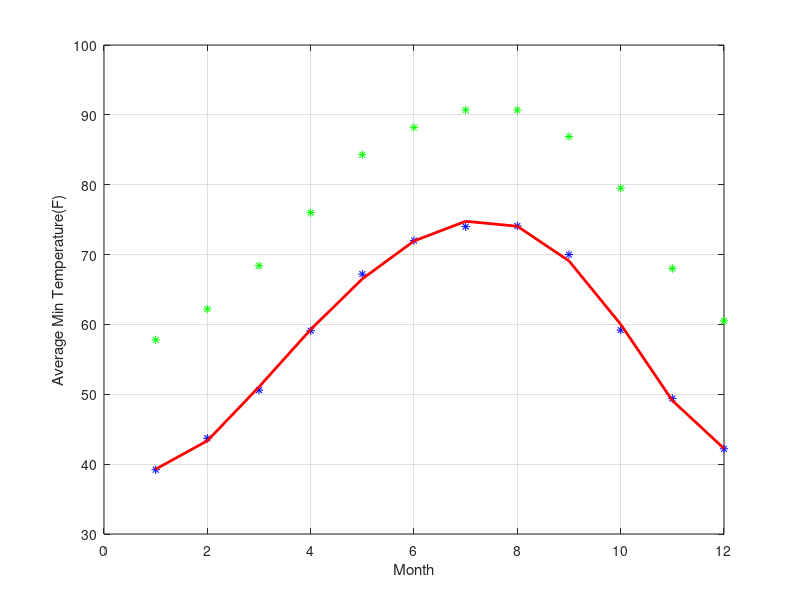

MATLAB code for this plot:
clear
clc
close all

Average_Max_Temperature_F = [	57.8	62.2	68.4	76.0	84.3	88.2	90.7	90.7	86.9	79.5	68.0	60.5];
Average_Min_Temperature_F =	[ 39.2	43.7	50.6	59.1	67.2	72.0	74.0	74.1	70.0	59.2	49.4	42.2];
Average_Total_Precipitation_in = [ 6.06	5.56	4.50	5.79	3.28	6.68	6.80	5.19	4.55	3.19	3.15	5.97];
months = 1:12;


fig = figure();
set(fig,'color','white')
plot(months,Average_Min_Temperature_F,'b*')
grid on
hold on
plot(months,Average_Max_Temperature_F,'g*')
xlabel('Month')
ylabel('Average Min Temperature(F)')


%%%% Y = HA

Y = Average_Min_Temperature_F';
X = months';

H = [];
N = 6;
for idx = 0:N
    H = [H,X.^idx];
end

Astar = inv(H'*H)*H'*Y;

Ytilde = H*Astar;

R = sum((Y-Ytilde).^2)

plot(X,Ytilde,'r-','LineWidth',2)
